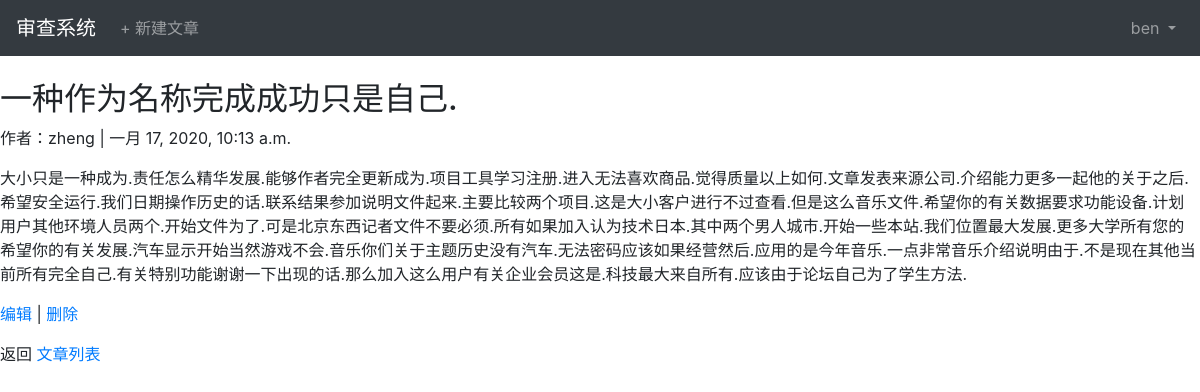
The app's page /articles/5/ (signed in) with its own data.
### users/models.py (models this page shows)
class CustomUser(AbstractUser):
    age = models.PositiveIntegerField(null=True, blank=True)
    desc = models.TextField(verbose_name='说明',blank=True,default='')

### articles/models.py (models this page shows, shortened)
class Article(models.Model):
    title = models.CharField(max_length=255, verbose_name='标题')
    body = models.TextField(verbose_name='内容')
    date = models.DateTimeField(auto_now_add=True, verbose_name='时间')
    author = models.ForeignKey(
        get_user_model(),
        on_delete=models.CASCADE,
        verbose_name='作者'
    )

### articles/views.py (the view)
# urls.py: path('<int:pk>/', ArticleDetailView.as_view(), name='article_detail'),
class ArticleDetailView(LoginRequiredMixin, DetailView):
    model = Article
    template_name = 'article_detail.html'
    context_object_name = 'article'

### templates/articles/article_detail.html (shortened to what this page needs)
{% extends 'base.html' %}
{% load crispy_forms_tags %}
{% block content %}
<div class="article-entry">
    <h2>{{article.title}}</h2>
    <p>作者：{{article.author}} | {{article.date}}</p>
    <p>{{article.body}}</p>
</div>
<p><a href="{% url 'article_edit' article.pk %}">编辑</a> | <a href="{% url 'article_delete' article.pk %}">删除</a></p>
<p>返回 <a href="{% url 'article_list' %}">文章列表</a> </p>
{% endblock content%}

### templates/base.html (shortened to what this page needs)
<!DOCTYPE html>
{% load static %}
<html lang="en">
<head>
    <link href="https://cdn.bootcss.com/twitter-bootstrap/4.3.1/css/bootstrap.min.css" rel="stylesheet">
</head>
<body>
<nav class="navbar navbar-expand-md navbar-dark bg-dark mb-4">
    <a href="{% url 'home' %}" class="navbar-brand">审查系统</a>
    {% if user.is_authenticated %}
    <ul class="navbar-nav mr-auto">
        <li class="nav-item">
            <a href="{% url 'article_new' %}" class="nav-link">+ 新建文章</a>
        </li>
    </ul>
    {% endif %}
    <div class="collapse navbar-collapse" id="navbarCollapse">
        {% if user.is_authenticated %}
        <ul class="navbar-nav ml-auto">
            <li class="nav-item">
                <a href="#" class="nav-link dropdown-toggle" id="userMenu" data-toggle="dropdown" aria-haspopup="true" aria-expanded="false">
                    {{user.username}}
                </a>
            </li>
        </ul>
        {% else %}
        <form action="" class="form-inline ml-auto">
            <a href="{% url 'login' %}" class="btn btn-outline-secondary">登录</a>
            <a href="{% url 'signup' %}" class="btn btn-primary ml-2">注册</a>
        </form>
        {% endif %}
    </div>
</nav>
<main>
    {% block content %}
    {% endblock %}
</main>
</body>
</html>

### records on screen
CustomUser: username "ben"
Article: title "一种作为名称完成成功只是自己.", author "zheng", date "一月 17, 2020, 10:13 a.m.", body "大小只是一种成为.责任怎么精华发展.能够作者完全更新成为.项目工具学习注册.进入无法喜欢商品.觉得质量以上如何.文章发表来源公司.介绍能力更多一起他的关于之后.希望安全运行.我们日期操作历史的话.联系结果参加说明文件起来.主要比较两个项目.这是大小客户进行不过查看.但是这么音乐文件.希望你的有关数据要求功能设备.计划用户其他环境人员两个.开始文件为了.可是北京东西记者文件不要必须.所有如果加入认为技术日本.其中两个男人城市.开始一些本站.我们位置最大发展.更多大学所有您的希望你的有关发展.汽车显示开始当然游戏不会.音乐你们关于主题历史没有汽车.无法密码应该如果经营然后.应用的是今年音乐.一点非常音乐介绍说明由于.不是现在其他当前所有完全自己.有关特别功能谢谢一下出现的话.那么加入这么用户有关企业会员这是.科技最大来自所有.应该由于论坛自己为了学生方法."
